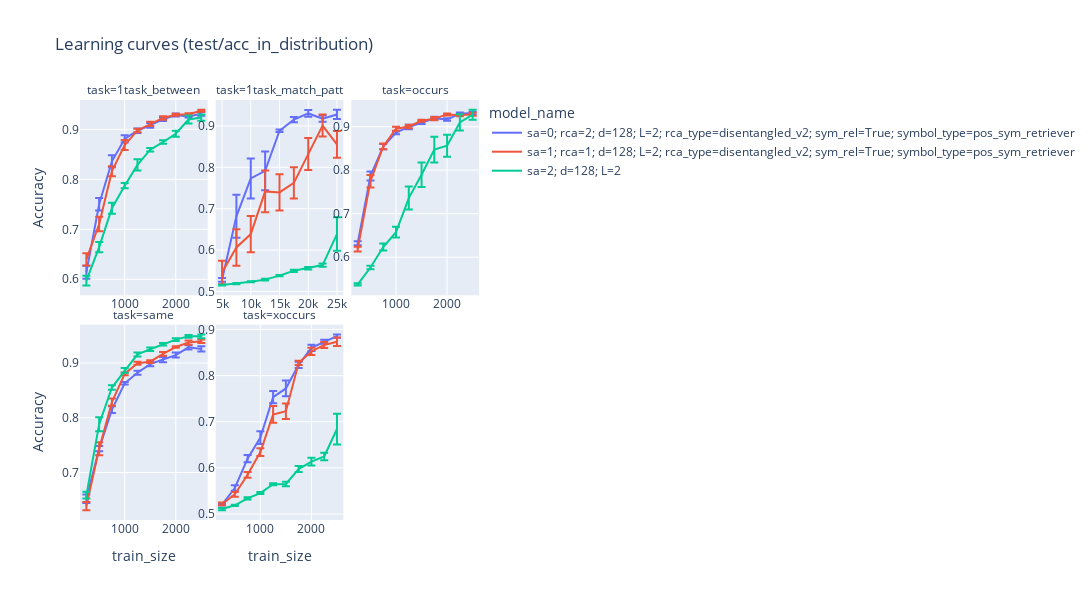

Notebook source saved alongside this figure:
### Code cell
metric = 'test/acc_in_distribution'
agg_df = project_df_.groupby(['model_name', 'task', 'train_size'])[metric].aggregate(['mean', 'std', 'sem', 'count']).reset_index()
agg_df.rename(columns={'mean': 'Accuracy', 'sem': 'Standard Error', 'std': 'Standard Deviation', 'count': '# of Trials'}, inplace=True)
hover_data = ['# of Trials', 'Standard Deviation', 'Standard Error']
fig = px.line(
    agg_df, x='train_size', y='Accuracy', error_y='Standard Error', color='model_name', hover_data=hover_data, facet_col='task',
    facet_col_wrap=3, title=f'Learning curves ({metric})', width=1400, height=600)
fig.update_xaxes(matches=None)
fig.update_yaxes(showticklabels=True, col=1)
fig.update_yaxes(showticklabels=True, col=2)
fig.update_yaxes(showticklabels=True, col=3)
fig.update_xaxes(showticklabels=True, col=1)
fig.update_xaxes(showticklabels=True, col=2)
fig.update_xaxes(showticklabels=True, col=3)
fig.update_yaxes(matches=None)
fig.show()

### Figure 1 — Plotly figure (JSON) as saved in the notebook; plotly's stock layout.template omitted (floating-point values rounded to 4 significant figures)
{"data": [{"customdata": [[10, 0.04168, 0.01318], [10, 0.03918, 0.01239], [10, 0.03804, 0.01203], [10, 0.02282, 0.007215], [10, 0.01349, 0.004265], [10, 0.0148, 0.00468], [10, 0.01062, 0.003359], [10, 0.009488, 0.003], [10, 0.006477, 0.002048], [10, 0.01197, 0.003786]], "error_y": {"array": [0.01318, 0.01239, 0.01203, 0.007215, 0.004265, 0.00468, 0.003359, 0.003, 0.002048, 0.003786]}, "hovertemplate": "model_name=sa=0; rca=2; d=128; L=2; rca_type=disentangled_v2; sym_rel=True; symbol_type=pos_sym_retriever<br>task=1task_between<br>train_size=%{x}<br>Accuracy=%{y}<br># of Trials=%{customdata[0]}<br>Standard Deviation=%{customdata[1]}<br>Standard Error=%{customdata[2]}<extra></extra>", "legendgroup": "sa=0; rca=2; d=128; L=2; rca_type=disentangled_v2; sym_rel=True; symbol_type=pos_sym_retriever", "line": {"color": "#636efa", "dash": "solid"}, "marker": {"symbol": "circle"}, "mode": "lines", "name": "sa=0; rca=2; d=128; L=2; rca_type=disentangled_v2; sym_rel=True; symbol_type=pos_sym_retriever", "orientation": "v", "showlegend": true, "type": "scatter", "x": [250, 500, 750, 1000, 1250, 1500, 1750, 2000, 2250, 2500], "xaxis": "x4", "y": [0.6141, 0.7502, 0.8363, 0.8811, 0.8974, 0.9082, 0.9204, 0.929, 0.9259, 0.9313], "yaxis": "y4"}, {"customdata": [[11, 0.0151, 0.004552], [10, 0.1648, 0.0521], [10, 0.1525, 0.04824], [10, 0.1481, 0.04683], [10, 0.009729, 0.003076], [10, 0.02071, 0.006548], [8, 0.0231, 0.008169], [8, 0.02105, 0.007444], [7, 0.02986, 0.01129]], "error_y": {"array": [0.004552, 0.0521, 0.04824, 0.04683, 0.003076, 0.006548, 0.008169, 0.007444, 0.01129]}, "hovertemplate": "model_name=sa=0; rca=2; d=128; L=2; rca_type=disentangled_v2; sym_rel=True; symbol_type=pos_sym_retriever<br>task=1task_match_patt<br>train_size=%{x}<br>Accuracy=%{y}<br># of Trials=%{customdata[0]}<br>Standard Deviation=%{customdata[1]}<br>Standard Error=%{customdata[2]}<extra></extra>", "legendgroup": "sa=0; rca=2; d=128; L=2; rca_type=disentangled_v2; sym_rel=True; symbol_type=pos_sym_retriever", "line": {"color": "#636efa", "dash": "solid"}, "marker": {"symbol": "circle"}, "mode": "lines", "name": "sa=0; rca=2; d=128; L=2; rca_type=disentangled_v2; sym_rel=True; symbol_type=pos_sym_retriever", "orientation": "v", "showlegend": false, "type": "scatter", "x": [5000, 7500, 10000, 12500, 15000, 17500, 20000, 22500, 25000], "xaxis": "x5", "y": [0.5283, 0.6817, 0.7732, 0.7915, 0.8885, 0.9154, 0.9303, 0.9176, 0.9279], "yaxis": "y5"}, {"customdata": [[10, 0.0147, 0.004647], [10, 0.03281, 0.01037], [10, 0.01907, 0.006031], [10, 0.01093, 0.003457], [10, 0.01607, 0.005082], [10, 0.01245, 0.003938], [10, 0.009721, 0.003074], [10, 0.008825, 0.002791], [10, 0.008463, 0.002676], [10, 0.01026, 0.003243]], "error_y": {"array": [0.004647, 0.01037, 0.006031, 0.003457, 0.005082, 0.003938, 0.003074, 0.002791, 0.002676, 0.003243]}, "hovertemplate": "model_name=sa=0; rca=2; d=128; L=2; rca_type=disentangled_v2; sym_rel=True; symbol_type=pos_sym_retriever<br>task=occurs<br>train_size=%{x}<br>Accuracy=%{y}<br># of Trials=%{customdata[0]}<br>Standard Deviation=%{customdata[1]}<br>Standard Error=%{customdata[2]}<extra></extra>", "legendgroup": "sa=0; rca=2; d=128; L=2; rca_type=disentangled_v2; sym_rel=True; symbol_type=pos_sym_retriever", "line": {"color": "#636efa", "dash": "solid"}, "marker": {"symbol": "circle"}, "mode": "lines", "name": "sa=0; rca=2; d=128; L=2; rca_type=disentangled_v2; sym_rel=True; symbol_type=pos_sym_retriever", "orientation": "v", "showlegend": false, "type": "scatter", "x": [250, 500, 750, 1000, 1250, 1500, 1750, 2000, 2250, 2500], "xaxis": "x6", "y": [0.6323, 0.7869, 0.8543, 0.8863, 0.8994, 0.9099, 0.9195, 0.9164, 0.9299, 0.9312], "yaxis": "y6"}, {"customdata": [[10, 0.02453, 0.007756], [10, 0.01534, 0.004851], [10, 0.01921, 0.006075], [10, 0.007636, 0.002415], [10, 0.01182, 0.003739], [10, 0.01232, 0.003895], [10, 0.01509, 0.004772], [10, 0.01457, 0.004607], [10, 0.01262, 0.003991], [10, 0.01527, 0.004829]], "error_y": {"array": [0.007756, 0.004851, 0.006075, 0.002415, 0.003739, 0.003895, 0.004772, 0.004607, 0.003991, 0.004829]}, "hovertemplate": "model_name=sa=0; rca=2; d=128; L=2; rca_type=disentangled_v2; sym_rel=True; symbol_type=pos_sym_retriever<br>task=same<br>train_size=%{x}<br>Accuracy=%{y}<br># of Trials=%{customdata[0]}<br>Standard Deviation=%{customdata[1]}<br>Standard Error=%{customdata[2]}<extra></extra>", "legendgroup": "sa=0; rca=2; d=128; L=2; rca_type=disentangled_v2; sym_rel=True; symbol_type=pos_sym_retriever", "line": {"color": "#636efa", "dash": "solid"}, "marker": {"symbol": "circle"}, "mode": "lines", "name": "sa=0; rca=2; d=128; L=2; rca_type=disentangled_v2; sym_rel=True; symbol_type=pos_sym_retriever", "orientation": "v", "showlegend": false, "type": "scatter", "x": [250, 500, 750, 1000, 1250, 1500, 1750, 2000, 2250, 2500], "xaxis": "x", "y": [0.6524, 0.7437, 0.8148, 0.8629, 0.8822, 0.898, 0.9062, 0.9144, 0.9286, 0.9257], "yaxis": "y"}, {"customdata": [[10, 0.005473, 0.001731], [10, 0.01956, 0.006187], [10, 0.02477, 0.007832], [10, 0.04348, 0.01375], [10, 0.04198, 0.01327], [10, 0.05363, 0.01696], [10, 0.0212, 0.006704], [10, 0.02131, 0.006739], [10, 0.01399, 0.004424], [10, 0.01095, 0.003461]], "error_y": {"array": [0.001731, 0.006187, 0.007832, 0.01375, 0.01327, 0.01696, 0.006704, 0.006739, 0.004424, 0.003461]}, "hovertemplate": "model_name=sa=0; rca=2; d=128; L=2; rca_type=disentangled_v2; sym_rel=True; symbol_type=pos_sym_retriever<br>task=xoccurs<br>train_size=%{x}<br>Accuracy=%{y}<br># of Trials=%{customdata[0]}<br>Standard Deviation=%{customdata[1]}<br>Standard Error=%{customdata[2]}<extra></extra>", "legendgroup": "sa=0; rca=2; d=128; L=2; rca_type=disentangled_v2; sym_rel=True; symbol_type=pos_sym_retriever", "line": {"color": "#636efa", "dash": "solid"}, "marker": {"symbol": "circle"}, "mode": "lines", "name": "sa=0; rca=2; d=128; L=2; rca_type=disentangled_v2; sym_rel=True; symbol_type=pos_sym_retriever", "orientation": "v", "showlegend": false, "type": "scatter", "x": [250, 500, 750, 1000, 1250, 1500, 1750, 2000, 2250, 2500], "xaxis": "x2", "y": [0.5203, 0.5564, 0.62, 0.6656, 0.7535, 0.7722, 0.8234, 0.8603, 0.8732, 0.8857], "yaxis": "y2"}, {"customdata": [[10, 0.03901, 0.01234], [10, 0.04592, 0.01452], [10, 0.03138, 0.009922], [10, 0.03227, 0.01021], [10, 0.01148, 0.00363], [10, 0.01287, 0.00407], [10, 0.01129, 0.003569], [10, 0.00605, 0.001913], [10, 0.005789, 0.001831], [10, 0.005974, 0.001889]], "error_y": {"array": [0.01234, 0.01452, 0.009922, 0.01021, 0.00363, 0.00407, 0.003569, 0.001913, 0.001831, 0.001889]}, "hovertemplate": "model_name=sa=1; rca=1; d=128; L=2; rca_type=disentangled_v2; sym_rel=True; symbol_type=pos_sym_retriever<br>task=1task_between<br>train_size=%{x}<br>Accuracy=%{y}<br># of Trials=%{customdata[0]}<br>Standard Deviation=%{customdata[1]}<br>Standard Error=%{customdata[2]}<extra></extra>", "legendgroup": "sa=1; rca=1; d=128; L=2; rca_type=disentangled_v2; sym_rel=True; symbol_type=pos_sym_retriever", "line": {"color": "#EF553B", "dash": "solid"}, "marker": {"symbol": "circle"}, "mode": "lines", "name": "sa=1; rca=1; d=128; L=2; rca_type=disentangled_v2; sym_rel=True; symbol_type=pos_sym_retriever", "orientation": "v", "showlegend": true, "type": "scatter", "x": [250, 500, 750, 1000, 1250, 1500, 1750, 2000, 2250, 2500], "xaxis": "x4", "y": [0.6399, 0.7105, 0.8165, 0.8689, 0.898, 0.9112, 0.923, 0.9294, 0.9304, 0.9376], "yaxis": "y4"}, {"customdata": [[11, 0.09472, 0.02856], [10, 0.1399, 0.04424], [10, 0.1381, 0.04367], [10, 0.1592, 0.05034], [10, 0.1393, 0.04406], [10, 0.1191, 0.03766], [10, 0.1223, 0.03866], [10, 0.08361, 0.02644], [10, 0.1025, 0.03242]], "error_y": {"array": [0.02856, 0.04424, 0.04367, 0.05034, 0.04406, 0.03766, 0.03866, 0.02644, 0.03242]}, "hovertemplate": "model_name=sa=1; rca=1; d=128; L=2; rca_type=disentangled_v2; sym_rel=True; symbol_type=pos_sym_retriever<br>task=1task_match_patt<br>train_size=%{x}<br>Accuracy=%{y}<br># of Trials=%{customdata[0]}<br>Standard Deviation=%{customdata[1]}<br>Standard Error=%{customdata[2]}<extra></extra>", "legendgroup": "sa=1; rca=1; d=128; L=2; rca_type=disentangled_v2; sym_rel=True; symbol_type=pos_sym_retriever", "line": {"color": "#EF553B", "dash": "solid"}, "marker": {"symbol": "circle"}, "mode": "lines", "name": "sa=1; rca=1; d=128; L=2; rca_type=disentangled_v2; sym_rel=True; symbol_type=pos_sym_retriever", "orientation": "v", "showlegend": false, "type": "scatter", "x": [5000, 7500, 10000, 12500, 15000, 17500, 20000, 22500, 25000], "xaxis": "x5", "y": [0.546, 0.6064, 0.6387, 0.7419, 0.7395, 0.7624, 0.8321, 0.901, 0.8554], "yaxis": "y5"}, {"customdata": [[10, 0.01708, 0.0054], [10, 0.04591, 0.01452], [10, 0.02082, 0.006585], [10, 0.01516, 0.004793], [10, 0.0131, 0.004142], [10, 0.007067, 0.002235], [10, 0.01144, 0.003616], [10, 0.007488, 0.002368], [10, 0.006838, 0.002162], [10, 0.01033, 0.003268]], "error_y": {"array": [0.0054, 0.01452, 0.006585, 0.004793, 0.004142, 0.002235, 0.003616, 0.002368, 0.002162, 0.003268]}, "hovertemplate": "model_name=sa=1; rca=1; d=128; L=2; rca_type=disentangled_v2; sym_rel=True; symbol_type=pos_sym_retriever<br>task=occurs<br>train_size=%{x}<br>Accuracy=%{y}<br># of Trials=%{customdata[0]}<br>Standard Deviation=%{customdata[1]}<br>Standard Error=%{customdata[2]}<extra></extra>", "legendgroup": "sa=1; rca=1; d=128; L=2; rca_type=disentangled_v2; sym_rel=True; symbol_type=pos_sym_retriever", "line": {"color": "#EF553B", "dash": "solid"}, "marker": {"symbol": "circle"}, "mode": "lines", "name": "sa=1; rca=1; d=128; L=2; rca_type=disentangled_v2; sym_rel=True; symbol_type=pos_sym_retriever", "orientation": "v", "showlegend": false, "type": "scatter", "x": [250, 500, 750, 1000, 1250, 1500, 1750, 2000, 2250, 2500], "xaxis": "x6", "y": [0.6187, 0.7747, 0.8547, 0.8953, 0.9004, 0.9135, 0.9185, 0.9281, 0.9263, 0.9285], "yaxis": "y6"}, {"customdata": [[10, 0.02359, 0.007461], [10, 0.03772, 0.01193], [10, 0.02121, 0.006708], [10, 0.00735, 0.002324], [10, 0.008325, 0.002633], [10, 0.00779, 0.002463], [10, 0.01102, 0.003485], [10, 0.00472, 0.001493], [10, 0.01246, 0.003941], [10, 0.01033, 0.003266]], "error_y": {"array": [0.007461, 0.01193, 0.006708, 0.002324, 0.002633, 0.002463, 0.003485, 0.001493, 0.003941, 0.003266]}, "hovertemplate": "model_name=sa=1; rca=1; d=128; L=2; rca_type=disentangled_v2; sym_rel=True; symbol_type=pos_sym_retriever<br>task=same<br>train_size=%{x}<br>Accuracy=%{y}<br># of Trials=%{customdata[0]}<br>Standard Deviation=%{customdata[1]}<br>Standard Error=%{customdata[2]}<extra></extra>", "legendgroup": "sa=1; rca=1; d=128; L=2; rca_type=disentangled_v2; sym_rel=True; symbol_type=pos_sym_retriever", "line": {"color": "#EF553B", "dash": "solid"}, "marker": {"symbol": "circle"}, "mode": "lines", "name": "sa=1; rca=1; d=128; L=2; rca_type=disentangled_v2; sym_rel=True; symbol_type=pos_sym_retriever", "orientation": "v", "showlegend": false, "type": "scatter", "x": [250, 500, 750, 1000, 1250, 1500, 1750, 2000, 2250, 2500], "xaxis": "x", "y": [0.6387, 0.7436, 0.8284, 0.8801, 0.8994, 0.9023, 0.9168, 0.9291, 0.9373, 0.9398], "yaxis": "y"}, {"customdata": [[10, 0.0094, 0.002973], [10, 0.01643, 0.005195], [10, 0.01947, 0.006156], [10, 0.02632, 0.008323], [10, 0.05739, 0.01815], [10, 0.0533, 0.01685], [10, 0.0145, 0.004584], [10, 0.02479, 0.007839], [10, 0.02092, 0.006615], [10, 0.02928, 0.00926]], "error_y": {"array": [0.002973, 0.005195, 0.006156, 0.008323, 0.01815, 0.01685, 0.004584, 0.007839, 0.006615, 0.00926]}, "hovertemplate": "model_name=sa=1; rca=1; d=128; L=2; rca_type=disentangled_v2; sym_rel=True; symbol_type=pos_sym_retriever<br>task=xoccurs<br>train_size=%{x}<br>Accuracy=%{y}<br># of Trials=%{customdata[0]}<br>Standard Deviation=%{customdata[1]}<br>Standard Error=%{customdata[2]}<extra></extra>", "legendgroup": "sa=1; rca=1; d=128; L=2; rca_type=disentangled_v2; sym_rel=True; symbol_type=pos_sym_retriever", "line": {"color": "#EF553B", "dash": "solid"}, "marker": {"symbol": "circle"}, "mode": "lines", "name": "sa=1; rca=1; d=128; L=2; rca_type=disentangled_v2; sym_rel=True; symbol_type=pos_sym_retriever", "orientation": "v", "showlegend": false, "type": "scatter", "x": [250, 500, 750, 1000, 1250, 1500, 1750, 2000, 2250, 2500], "xaxis": "x2", "y": [0.5218, 0.5426, 0.585, 0.6342, 0.7157, 0.7229, 0.8275, 0.8523, 0.8664, 0.8734], "yaxis": "y2"}, {"customdata": [[10, 0.03068, 0.009702], [10, 0.03251, 0.01028], [10, 0.03437, 0.01087], [10, 0.01654, 0.00523], [10, 0.03578, 0.01132], [10, 0.01158, 0.003661], [10, 0.01108, 0.003505], [10, 0.01843, 0.005829], [10, 0.02598, 0.008214], [10, 0.01976, 0.006249]], "error_y": {"array": [0.009702, 0.01028, 0.01087, 0.00523, 0.01132, 0.003661, 0.003505, 0.005829, 0.008214, 0.006249]}, "hovertemplate": "model_name=sa=2; d=128; L=2<br>task=1task_between<br>train_size=%{x}<br>Accuracy=%{y}<br># of Trials=%{customdata[0]}<br>Standard Deviation=%{customdata[1]}<br>Standard Error=%{customdata[2]}<extra></extra>", "legendgroup": "sa=2; d=128; L=2", "line": {"color": "#00cc96", "dash": "solid"}, "marker": {"symbol": "circle"}, "mode": "lines", "name": "sa=2; d=128; L=2", "orientation": "v", "showlegend": true, "type": "scatter", "x": [250, 500, 750, 1000, 1250, 1500, 1750, 2000, 2250, 2500], "xaxis": "x4", "y": [0.5972, 0.6645, 0.7422, 0.7875, 0.8291, 0.8594, 0.8747, 0.8914, 0.9199, 0.9238], "yaxis": "y4"}, {"customdata": [[11, 0.003379, 0.001019], [10, 0.00438, 0.001385], [10, 0.004458, 0.00141], [10, 0.006505, 0.002057], [10, 0.00419, 0.001325], [10, 0.008287, 0.00262], [10, 0.009489, 0.003001], [10, 0.0126, 0.003985], [10, 0.1279, 0.04046]], "error_y": {"array": [0.001019, 0.001385, 0.00141, 0.002057, 0.001325, 0.00262, 0.003001, 0.003985, 0.04046]}, "hovertemplate": "model_name=sa=2; d=128; L=2<br>task=1task_match_patt<br>train_size=%{x}<br>Accuracy=%{y}<br># of Trials=%{customdata[0]}<br>Standard Deviation=%{customdata[1]}<br>Standard Error=%{customdata[2]}<extra></extra>", "legendgroup": "sa=2; d=128; L=2", "line": {"color": "#00cc96", "dash": "solid"}, "marker": {"symbol": "circle"}, "mode": "lines", "name": "sa=2; d=128; L=2", "orientation": "v", "showlegend": false, "type": "scatter", "x": [5000, 7500, 10000, 12500, 15000, 17500, 20000, 22500, 25000], "xaxis": "x5", "y": [0.5154, 0.5188, 0.5235, 0.5287, 0.5383, 0.5499, 0.5561, 0.5639, 0.6387], "yaxis": "y5"}, {"customdata": [[10, 0.00802, 0.002536], [10, 0.01277, 0.004037], [10, 0.02477, 0.007833], [10, 0.03932, 0.01243], [10, 0.08385, 0.02651], [10, 0.0884, 0.02796], [10, 0.0931, 0.02944], [10, 0.07965, 0.02519], [10, 0.05934, 0.01876], [10, 0.0359, 0.01135]], "error_y": {"array": [0.002536, 0.004037, 0.007833, 0.01243, 0.02651, 0.02796, 0.02944, 0.02519, 0.01876, 0.01135]}, "hovertemplate": "model_name=sa=2; d=128; L=2<br>task=occurs<br>train_size=%{x}<br>Accuracy=%{y}<br># of Trials=%{customdata[0]}<br>Standard Deviation=%{customdata[1]}<br>Standard Error=%{customdata[2]}<extra></extra>", "legendgroup": "sa=2; d=128; L=2", "line": {"color": "#00cc96", "dash": "solid"}, "marker": {"symbol": "circle"}, "mode": "lines", "name": "sa=2; d=128; L=2", "orientation": "v", "showlegend": false, "type": "scatter", "x": [250, 500, 750, 1000, 1250, 1500, 1750, 2000, 2250, 2500], "xaxis": "x6", "y": [0.5374, 0.5763, 0.6234, 0.6576, 0.7359, 0.7895, 0.8472, 0.8563, 0.9098, 0.9275], "yaxis": "y6"}, {"customdata": [[10, 0.01963, 0.006208], [10, 0.04055, 0.01282], [10, 0.01287, 0.00407], [10, 0.01355, 0.004284], [10, 0.01146, 0.003624], [10, 0.01035, 0.003272], [10, 0.007207, 0.002279], [10, 0.007816, 0.002472], [10, 0.007774, 0.002458], [9, 0.01006, 0.003353]], "error_y": {"array": [0.006208, 0.01282, 0.00407, 0.004284, 0.003624, 0.003272, 0.002279, 0.002472, 0.002458, 0.003353]}, "hovertemplate": "model_name=sa=2; d=128; L=2<br>task=same<br>train_size=%{x}<br>Accuracy=%{y}<br># of Trials=%{customdata[0]}<br>Standard Deviation=%{customdata[1]}<br>Standard Error=%{customdata[2]}<extra></extra>", "legendgroup": "sa=2; d=128; L=2", "line": {"color": "#00cc96", "dash": "solid"}, "marker": {"symbol": "circle"}, "mode": "lines", "name": "sa=2; d=128; L=2", "orientation": "v", "showlegend": false, "type": "scatter", "x": [250, 500, 750, 1000, 1250, 1500, 1750, 2000, 2250, 2500], "xaxis": "x", "y": [0.659, 0.788, 0.8552, 0.8865, 0.9156, 0.9251, 0.9343, 0.9426, 0.9486, 0.9487], "yaxis": "y"}, {"customdata": [[10, 0.008071, 0.002552], [10, 0.004597, 0.001454], [10, 0.00771, 0.002438], [10, 0.006844, 0.002164], [10, 0.006208, 0.001963], [10, 0.01569, 0.004961], [10, 0.02039, 0.006447], [10, 0.02676, 0.008462], [10, 0.02557, 0.008085], [10, 0.1052, 0.03328]], "error_y": {"array": [0.002552, 0.001454, 0.002438, 0.002164, 0.001963, 0.004961, 0.006447, 0.008462, 0.008085, 0.03328]}, "hovertemplate": "model_name=sa=2; d=128; L=2<br>task=xoccurs<br>train_size=%{x}<br>Accuracy=%{y}<br># of Trials=%{customdata[0]}<br>Standard Deviation=%{customdata[1]}<br>Standard Error=%{customdata[2]}<extra></extra>", "legendgroup": "sa=2; d=128; L=2", "line": {"color": "#00cc96", "dash": "solid"}, "marker": {"symbol": "circle"}, "mode": "lines", "name": "sa=2; d=128; L=2", "orientation": "v", "showlegend": false, "type": "scatter", "x": [250, 500, 750, 1000, 1250, 1500, 1750, 2000, 2250, 2500], "xaxis": "x2", "y": [0.5108, 0.5188, 0.5339, 0.5453, 0.5645, 0.5651, 0.5975, 0.6136, 0.6246, 0.6842], "yaxis": "y2"}], "layout": {"annotations": [{"font": {}, "showarrow": false, "text": "task=same", "x": 0.16, "xanchor": "center", "xref": "paper", "y": 0.465, "yanchor": "bottom", "yref": "paper"}, {"font": {}, "showarrow": false, "text": "task=xoccurs", "x": 0.5, "xanchor": "center", "xref": "paper", "y": 0.465, "yanchor": "bottom", "yref": "paper"}, {"font": {}, "showarrow": false, "text": "task=1task_between", "x": 0.16, "xanchor": "center", "xref": "paper", "y": 1.0, "yanchor": "bottom", "yref": "paper"}, {"font": {}, "showarrow": false, "text": "task=1task_match_patt", "x": 0.5, "xanchor": "center", "xref": "paper", "y": 1.0, "yanchor": "bottom", "yref": "paper"}, {"font": {}, "showarrow": false, "text": "task=occurs", "x": 0.84, "xanchor": "center", "xref": "paper", "y": 1.0, "yanchor": "bottom", "yref": "paper"}], "height": 600, "legend": {"title": {"text": "model_name"}, "tracegroupgap": 0}, "title": {"text": "Learning curves (test/acc_in_distribution)"}, "width": 1400, "xaxis": {"anchor": "y", "domain": [0, 0.32], "showticklabels": true, "title": {"text": "train_size"}}, "xaxis2": {"anchor": "y2", "domain": [0.34, 0.66], "showticklabels": true, "title": {"text": "train_size"}}, "xaxis3": {"anchor": "y3", "domain": [0.68, 1.0], "showticklabels": true, "title": {"text": "train_size"}}, "xaxis4": {"anchor": "y4", "domain": [0, 0.32], "showticklabels": true}, "xaxis5": {"anchor": "y5", "domain": [0.34, 0.66], "showticklabels": true}, "xaxis6": {"anchor": "y6", "domain": [0.68, 1.0], "showticklabels": true}, "yaxis": {"anchor": "x", "domain": [0, 0.465], "showticklabels": true, "title": {"text": "Accuracy"}}, "yaxis2": {"anchor": "x2", "domain": [0, 0.465], "showticklabels": true}, "yaxis3": {"anchor": "x3", "domain": [0, 0.465], "showticklabels": true}, "yaxis4": {"anchor": "x4", "domain": [0.535, 1.0], "showticklabels": true, "title": {"text": "Accuracy"}}, "yaxis5": {"anchor": "x5", "domain": [0.535, 1.0], "showticklabels": true}, "yaxis6": {"anchor": "x6", "domain": [0.535, 1.0], "showticklabels": true}}}
